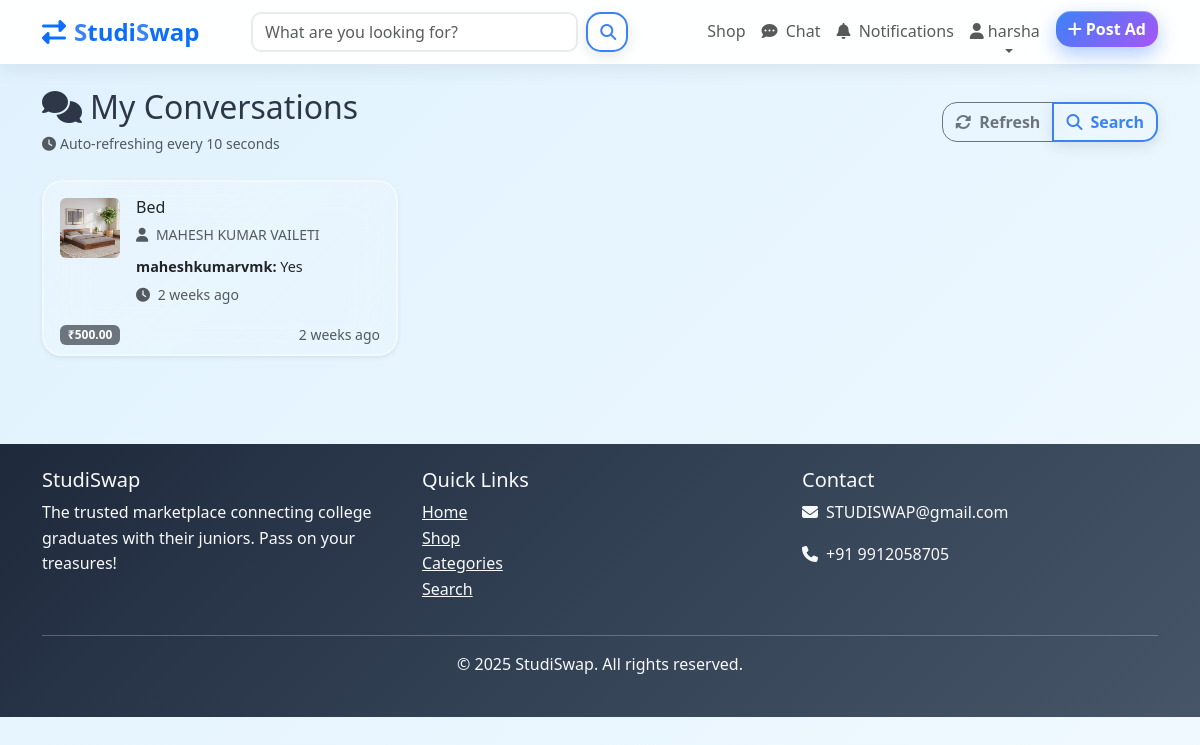
/chat/ (signed in), run on the app's committed database.
### chat/models.py (models this page shows, shortened)
class Conversation(models.Model):
    product = models.ForeignKey(Product, on_delete=models.CASCADE, related_name='conversations')
    buyer = models.ForeignKey(User, on_delete=models.CASCADE, related_name='buyer_conversations')
    seller = models.ForeignKey(User, on_delete=models.CASCADE, related_name='seller_conversations')
    created_at = models.DateTimeField(auto_now_add=True)
    updated_at = models.DateTimeField(auto_now=True)
    is_active = models.BooleanField(default=True)
    class Meta:
        unique_together = ('product', 'buyer', 'seller')
        ordering = ['-updated_at']
    @property
    def other_user(self):
        def get_other(current_user):
            return self.seller if current_user == self.buyer else self.buyer
        return get_other
    @property
    def latest_message(self):
        return self.messages.first()

class Message(models.Model):
    conversation = models.ForeignKey(Conversation, on_delete=models.CASCADE, related_name='messages')
    sender = models.ForeignKey(User, on_delete=models.CASCADE, related_name='sent_messages')
    content = models.TextField()
    created_at = models.DateTimeField(auto_now_add=True)
    is_read = models.BooleanField(default=False)
    class Meta:
        ordering = ['-created_at']

### products/models.py (models this page shows, shortened)
class Product(models.Model):
    CONDITION_CHOICES = [
        ('new', 'New'),
        ('like_new', 'Like New'),
        ('good', 'Good'),
        ('fair', 'Fair'),
        ('poor', 'Poor'),
    ]
    STATUS_CHOICES = [
        ('active', 'Active'),
        ('sold', 'Sold'),
        ('inactive', 'Inactive'),
    ]
    title = models.CharField(max_length=200)
    slug = models.SlugField(max_length=200, unique=True, blank=True)
    description = models.TextField()
    price = models.DecimalField(max_digits=10, decimal_places=2)
    category = models.ForeignKey(Category, on_delete=models.CASCADE, related_name='products')
    condition = models.CharField(max_length=20, choices=CONDITION_CHOICES, default='good')
    seller = models.ForeignKey(User, on_delete=models.CASCADE, related_name='products')
    status = models.CharField(max_length=20, choices=STATUS_CHOICES, default='active')
    city = models.CharField(max_length=100)
    state = models.CharField(max_length=100, blank=True)
    country = models.CharField(max_length=100, default='India')
    brand = models.CharField(max_length=100, blank=True)
    model = models.CharField(max_length=100, blank=True)
    is_negotiable = models.BooleanField(default=True)
    is_featured = models.BooleanField(default=False)
    created_at = models.DateTimeField(auto_now_add=True)
    updated_at = models.DateTimeField(auto_now=True)
    views_count = models.PositiveIntegerField(default=0)
    class Meta:
        ordering = ['-created_at']
        indexes = [
            models.Index(fields=['-created_at']),
            models.Index(fields=['status']),
            models.Index(fields=['category']),
            models.Index(fields=['city']),
        ]

class ProductImage(models.Model):
    product = models.ForeignKey(Product, on_delete=models.CASCADE, related_name='images')
    image = models.ImageField(upload_to='products/')
    alt_text = models.CharField(max_length=200, blank=True)
    is_primary = models.BooleanField(default=False)
    created_at = models.DateTimeField(auto_now_add=True)
    class Meta:
        ordering = ['-is_primary', 'created_at']

### chat/views.py (the view)
# urls.py: path('', views.ConversationListView.as_view(), name='conversation_list'),
class ConversationListView(LoginRequiredMixin, ListView):
    model = Conversation
    template_name = 'chat/conversation_list.html'
    context_object_name = 'conversations'
    paginate_by = 20
    def get_queryset(self):
        return Conversation.objects.filter(
            Q(buyer=self.request.user) | Q(seller=self.request.user),
            is_active=True
        ).select_related('product', 'buyer', 'seller').prefetch_related('messages')
    def get_context_data(self, **kwargs):
        context = super().get_context_data(**kwargs)
        for conversation in context['conversations']:
            other_user_func = conversation.other_user
            other_user = other_user_func(self.request.user)
            conversation.other_user_instance = other_user
            conversation.unread_count = conversation.messages.filter(
                sender=other_user,
                is_read=False
            ).count()
        return context

### templates/chat/conversation_list.html (shortened to what this page needs)
{% extends 'base.html' %}
{% load crispy_forms_tags %}
{% block content %}
<div class="container py-4">
    <div class="row">
        <div class="col-12">
            <div class="d-flex justify-content-between align-items-center mb-4">
                <div>
                    <h2 class="mb-1">
                        <i class="fas fa-comments me-2"></i>My Conversations
                    </h2>
                    <small class="text-muted" id="lastUpdated">
                        <i class="fas fa-clock me-1"></i>Auto-refreshing every 10 seconds
                    </small>
                </div>
                <div class="btn-group">
                    <button onclick="manualRefresh()" class="btn btn-outline-secondary" title="Refresh conversations">
                        <i class="fas fa-sync-alt me-2"></i>Refresh
                    </button>
                    <a href="{% url 'chat:search' %}" class="btn btn-outline-primary">
                        <i class="fas fa-search me-2"></i>Search
                    </a>
                </div>
            </div>
            {% if conversations %}
                <div class="row">
                    {% for conversation in conversations %}
                        <div class="col-lg-6 col-xl-4 mb-3">
                            <div class="card h-100 shadow-sm conversation-card"
                                 onclick="window.location='{% url 'chat:conversation_detail' conversation.pk %}'">
                                <div class="card-body">
                                    <div class="d-flex align-items-start">
                                        <div class="me-3">
                                            {% if conversation.product.images.first %}
                                                <img src="{{ conversation.product.images.first.image.url }}"
                                                     class="rounded" width="60" height="60" style="object-fit: cover;">
                                            {% else %}
                                                <div class="bg-light rounded d-flex align-items-center justify-content-center"
                                                     style="width: 60px; height: 60px;">
                                                    <i class="fas fa-image text-muted"></i>
                                                </div>
                                            {% endif %}
                                        </div>
                                        <div class="flex-grow-1 min-width-0">
                                            <h6 class="card-title mb-1 text-truncate">
                                                {{ conversation.product.title }}
                                            </h6>
                                            <p class="text-muted mb-2">
                                                <small>
                                                    <i class="fas fa-user me-1"></i>
                                                    {{ conversation.other_user_instance.get_full_name|default:conversation.other_user_instance.username }}
                                                </small>
                                            </p>
                                            {% if conversation.latest_message %}
                                                <p class="mb-1 text-truncate" style="font-size: 0.9rem;">
                                                    <strong>{{ conversation.latest_message.sender.username }}:</strong>
                                                    {{ conversation.latest_message.content|truncatewords:8 }}
                                                </p>
                                                <small class="text-muted">
                                                    <i class="fas fa-clock me-1"></i>
                                                    {{ conversation.latest_message.created_at|timesince }} ago
                                                </small>
                                            {% else %}
                                                <p class="text-muted mb-1"><em>No messages yet</em></p>
                                            {% endif %}
                                        </div>
                                    </div>
                                </div>
                                <div class="card-footer bg-transparent border-top-0 pt-0">
                                    <div class="d-flex justify-content-between align-items-center">
                                        <span class="badge bg-secondary">
                                            ₹{{ conversation.product.price }}
                                        </span>
                                        <small class="text-muted">
                                            {{ conversation.updated_at|timesince }} ago
                                        </small>
                                    </div>
                                </div>
                            </div>
                        </div>
                    {% endfor %}
                </div>
            {% endif %}
        </div>
    </div>
</div>
{% endblock %}

### templates/base.html (shortened to what this page needs)
<!DOCTYPE html>
<html lang="en">
<head>
    <link href="https://cdn.jsdelivr.net/npm/bootstrap@5.3.2/dist/css/bootstrap.min.css" rel="stylesheet">
    <link rel="stylesheet" href="https://cdnjs.cloudflare.com/ajax/libs/font-awesome/6.4.0/css/all.min.css">
    {% load static %}
    <link rel="stylesheet" href="{% static 'css/style.css' %}">
</head>
<body>
    <nav class="navbar navbar-expand-lg navbar-light shadow-sm" style="background: rgba(255, 255, 255, 0.95) !important; backdrop-filter: blur(10px);">
        <div class="container">
            <a class="navbar-brand fw-bold text-primary" href="{% url 'products:landing' %}" style="font-size: 1.5rem;">
                <i class="fas fa-exchange-alt me-2"></i><span style="color: #3b82f6;">S</span>tudi<span style="color: #3b82f6;">S</span>wap
            </a>
            <div class="collapse navbar-collapse" id="navbarNav">
                <form class="d-flex mx-auto" method="GET" action="{% url 'products:search' %}" style="width: 40%;">
                    <input class="form-control me-2" type="search" name="query" placeholder="What are you looking for?">
                    <button class="btn btn-outline-primary" type="submit">
                        <i class="fas fa-search"></i>
                    </button>
                </form>
                <ul class="navbar-nav ms-auto">
                    <li class="nav-item">
                        <a class="nav-link" href="{% url 'products:shop' %}">Shop</a>
                    </li>
                    {% if user.is_authenticated %}
                        <li class="nav-item">
                            <a class="nav-link position-relative" href="{% url 'chat:conversation_list' %}">
                                <i class="fas fa-comment-dots"></i>
                                <span class="d-none d-lg-inline ms-1">Chat</span>
                            </a>
                        </li>
                        <li class="nav-item">
                            <a class="nav-link position-relative" href="{% url 'notifications:list' %}" id="notificationLink">
                                <i class="fas fa-bell"></i>
                                <span class="d-none d-lg-inline ms-1">Notifications</span>
                            </a>
                        </li>
                        <li class="nav-item dropdown">
                            <a class="nav-link dropdown-toggle" href="#" role="button" data-bs-toggle="dropdown">
                                <i class="fas fa-user me-1"></i>{{ user.username }}
                            </a>
                        </li>
                        <li class="nav-item">
                            <a class="btn btn-primary ms-2" href="{% url 'products:product_create' %}">
                                <i class="fas fa-plus me-1"></i>Post Ad
                            </a>
                        </li>
                    {% endif %}
                </ul>
            </div>
        </div>
    </nav>
    <main>
        {% block content %}
        {% endblock %}
    </main>
    <footer class="bg-dark text-light py-4 mt-5">
        <div class="container">
            <div class="row">
                <div class="col-md-4">
                    <h5>StudiSwap</h5>
                    <p>The trusted marketplace connecting college graduates with their juniors. Pass on your treasures!</p>
                </div>
                <div class="col-md-4">
                    <h5>Quick Links</h5>
                    <ul class="list-unstyled">
                        <li><a href="{% url 'products:landing' %}" class="text-light">Home</a></li>
                        <li><a href="{% url 'products:shop' %}" class="text-light">Shop</a></li>
                        <li><a href="{% url 'categories:category_list' %}" class="text-light">Categories</a></li>
                        <li><a href="{% url 'products:search' %}" class="text-light">Search</a></li>
                    </ul>
                </div>
                <div class="col-md-4">
                    <h5>Contact</h5>
                    <p><i class="fas fa-envelope me-2"></i>STUDISWAP@gmail.com</p>
                    <p><i class="fas fa-phone me-2"></i>+91 9912058705</p>
                </div>
            </div>
            <hr>
            <div class="text-center">
                <p>&copy; 2025 StudiSwap. All rights reserved.</p>
            </div>
        </div>
    </footer>
</body>
</html>

### data on the page
Conversation: product.images.first.image (picture), product "Bed", other_user_instance.get_full_name "MAHESH KUMAR VAILETI", latest_message.sender.username "maheshkumarvmk", latest_message.content "Yes", latest_message.created_at "2 weeks", product.price "500.00", updated_at "2 weeks"

### other printed values
{{ user.username }} "harsha"
